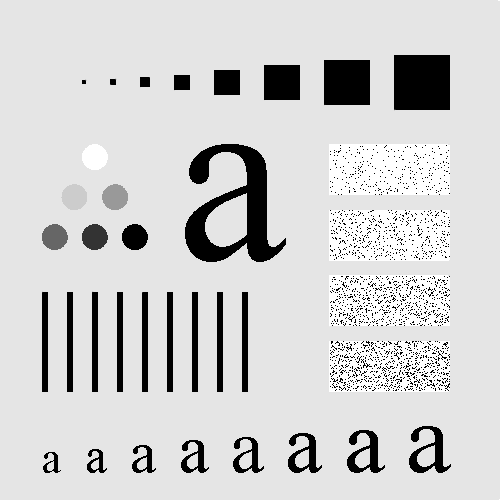
#> input picture Signals and Image Processing/bad eye test (low res).tif, 500 x 500 px
$ python 'SIP Exp4.py'
#> lines starting #> are read from the running program, lines starting #| are printed output that depends on the picture
import cv2
import numpy as np
import matplotlib.pyplot as plt

#obtaining the negative of an image

img = cv2.imread("bad eye test (low res).tif")
#> img is the input picture: shape (500, 500, 3); min 0, max 255, mean 207.4

negative = (np.amax(img) - img)
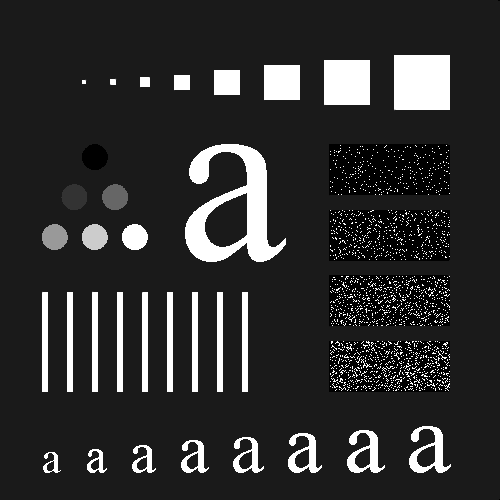
#> negative: shape (500, 500, 3); min 0, max 255, mean 47.6

plt.subplot(1, 2, 1)
plt.title("Original Image")
plt.imshow(img, cmap = 'gray')

plt.subplot(1, 2, 2)
plt.title("Negative Image")
plt.imshow(negative, cmap = 'gray')

plt.show()
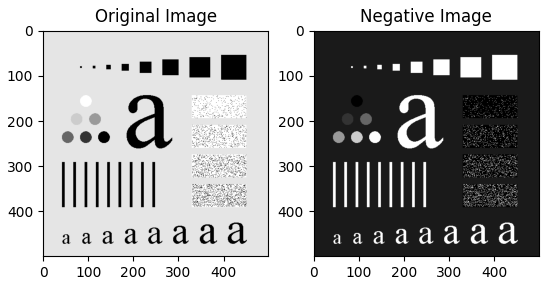
#> figure drawn by matplotlib, 2 panels

#obatining the tresholding of an image
